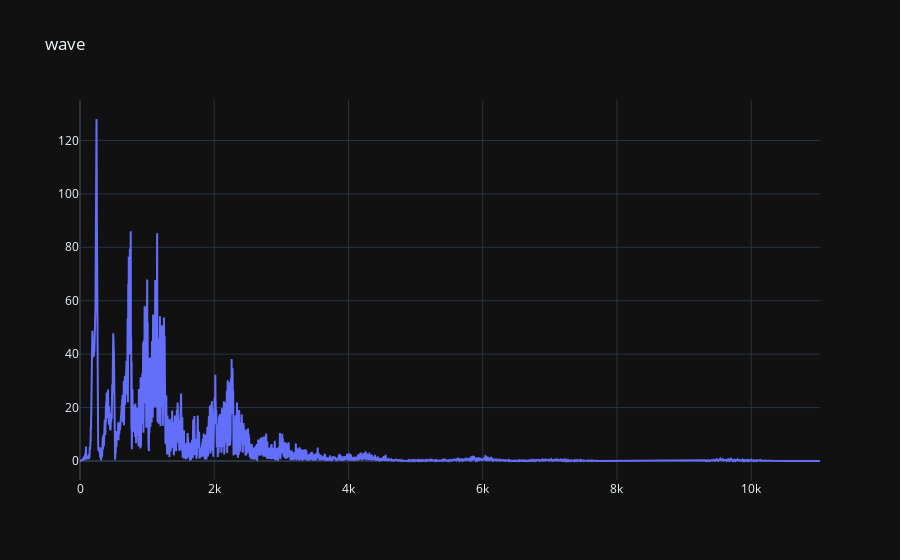

This figure's notebook cell:
### Code cell
plotFourierMag(song_magnitude)
print(len(song))
print(len(song_magnitude)

### Figure 1 — Plotly figure (JSON) as saved in the notebook; plotly's stock layout.template omitted (floating-point values rounded to 4 significant figures; data arrays with more than 128 entries replaced by an {"elided": "..."} marker saying what was removed)
{"data": [{"x": {"elided": "11026 float values"}, "y": {"elided": "11026 float values"}, "type": "scatter"}], "layout": {"title": {"text": "wave"}}}
